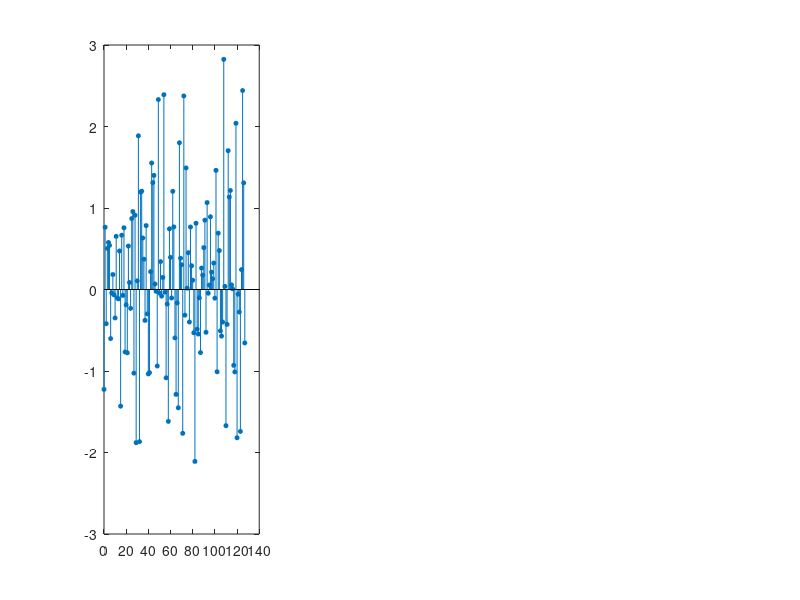

The MATLAB source for this figure: (Note: this script raises an error after producing the figure.)
%% S2_zak_transform.m  -- Zak transform = reshape + FFT (slides p2-3)
clear; clc; close all;
B = 500e6;                      % only used to print physical units

%% ---- Part A: fold and FFT, step by step (Figure 1) ----------------------
rng(0);
M = 16;  N = 8;
r = randn(M*N,1) + 1j*randn(M*N,1);      % random received samples, r(k+1) = r[k]

R = reshape(r, M, N);                    % fold: column q+1 = period q, row m+1 = delay m
Y = fft(R, [], 2);                       % FFT across q

figure('Name','Fig1: Reshape + FFT');
subplot(1,3,1);
stem(0:M*N-1, real(r), 'filled', 'MarkerSize', 3); hold on;
for q = 0:N, xline(q*M - 0.5, 'r--'); end
xlim([-1 M*N]); xlabel('sample index k'); ylabel('Re r[k]');
title('1. samples, cut every M');
subplot(1,3,2);
imagesc(0:N-1, 0:M-1, real(R)); axis xy; colorbar;
xlabel('period q'); ylabel('delay m'); title('2. R[m,q] = r[m+qM]');
subplot(1,3,3);
imagesc(0:N-1, 0:M-1, abs(Y)); axis xy; colorbar;
xlabel('Doppler bin n'); ylabel('delay m'); title('3. |Y[m,n]|');

%% ---- Part B: three implementations must agree (Figure 2) ----------------
Mb = 64;  Nb = 64;
rb = randn(Mb*Nb,1) + 1j*randn(Mb*Nb,1);

Y1 = dzt_bruteforce(rb, Mb, Nb);                       % slide formula, triple loop
Y2 = dzt(rb, Mb, Nb);                                  % reshape + FFT
W  = exp(-1j*2*pi*(0:Nb-1).'*(0:Nb-1)/Nb);             % DFT matrix, W(q+1,n+1) = e^{-j2pi nq/N}
Y3 = reshape(rb, Mb, Nb) * W;                          % FFT as a matrix product

e12 = max(abs(Y1(:) - Y2(:)));
e32 = max(abs(Y3(:) - Y2(:)));
fprintf('max|brute - fft|  = %.2e\n', e12);
fprintf('max|matrix - fft| = %.2e\n', e32);
fprintf('sum|Y|^2 / sum|r|^2 = %.4f   (N = %d)\n', sum(abs(Y2(:)).^2)/sum(abs(rb).^2), Nb);
assert(e12 < 1e-9 && e32 < 1e-9);

figure('Name','Fig2: Three implementations');
tiledlayout(1,2);
nexttile;
semilogy(1:2, [e12 e32], 'o', 'MarkerSize', 10, 'MarkerFaceColor', 'auto'); grid on;
xlim([0.5 2.5]); set(gca, 'XTick', 1:2, 'XTickLabel', {'brute vs FFT','matrix vs FFT'});
ylabel('max abs difference'); title('same transform, three ways');
nexttile;
imagesc(abs(Y1 - Y2)); axis xy; colorbar;
xlabel('n'); ylabel('m'); title('|brute - FFT| per bin');

%% ---- Part C: an impulse gives a row (Figure 3) --------------------------
M = 16;  N = 8;  m0 = 5;  q0 = 2;
r = zeros(M*N,1);
r(m0 + q0*M + 1) = 1;
Y = dzt(r, M, N);

Ytheory = zeros(M, N);
Ytheory(m0+1, :) = exp(-1j*2*pi*(0:N-1)*q0/N);
fprintf('Impulse: max|Y - theory| = %.2e\n', max(abs(Y(:) - Ytheory(:))));
assert(max(abs(Y(:) - Ytheory(:))) < 1e-12);

figure('Name','Fig3: Impulse -> row');
subplot(1,3,1);
stem(0:M*N-1, abs(r), 'filled'); hold on;
for q = 0:N, xline(q*M - 0.5, 'r--'); end
xlim([-1 M*N]); xlabel('sample index k'); ylabel('|r[k]|');
title(sprintf('impulse at m_0=%d, q_0=%d', m0, q0));
subplot(1,3,2);
imagesc(0:N-1, 0:M-1, abs(Y)); axis xy; colorbar;
xlabel('Doppler bin n'); ylabel('delay m'); title('|Y[m,n]|: one row');
subplot(1,3,3);
stem(0:N-1, angle(Y(m0+1,:)), 'filled'); hold on;
plot(0:N-1, angle(Ytheory(m0+1,:)), 'ro', 'MarkerSize', 10);
ylim([-pi pi]); grid on; xlabel('Doppler bin n'); ylabel('phase (rad)');
title('phase along the row (red = theory)');

%% ---- Part D: a tone gives a column (Figure 4) ---------------------------
n0 = 3;  k = (0:M*N-1).';
r = exp(1j*2*pi*n0*k/(M*N));
Y = dzt(r, M, N);

Ytheory = zeros(M, N);
Ytheory(:, n0+1) = N*exp(1j*2*pi*n0*(0:M-1).'/(M*N));
fprintf('Tone: max|Y - theory| = %.2e\n', max(abs(Y(:) - Ytheory(:))));
fprintf('Tone offset = n0*B/(M*N) = %.5f MHz\n', n0*B/(M*N)/1e6);
assert(max(abs(Y(:) - Ytheory(:))) < 1e-10);

figure('Name','Fig4: Tone -> column');
subplot(1,3,1);
stem(0:M*N-1, real(r), 'filled', 'MarkerSize', 3); hold on;
for q = 0:N, xline(q*M - 0.5, 'r--'); end
xlim([-1 M*N]); xlabel('sample index k'); ylabel('Re r[k]');
title(sprintf('tone, n_0 = %d', n0));
subplot(1,3,2);
imagesc(0:N-1, 0:M-1, abs(Y)); axis xy; colorbar;
xlabel('Doppler bin n'); ylabel('delay m'); title('|Y[m,n]|: one column');
subplot(1,3,3);
plot(0:M-1, angle(Y(:,n0+1)), 'o', 'MarkerSize', 8); hold on;
plot(0:M-1, angle(Ytheory(:,n0+1)), 'r.', 'MarkerSize', 12);
grid on; xlabel('delay m'); ylabel('phase (rad)'); title('phase down the column (red = theory)');

%% ---- Part E: one DD point = phase-rotating pulse train (Figure 5) -------
m0 = 11;  n0 = 2;
r = zeros(M*N,1);
for q = 0:N-1
    r(m0 + q*M + 1) = exp(1j*2*pi*n0*q/N);     % one pulse per period, phase rotating with q
end
Y = dzt(r, M, N);

Ytheory = zeros(M, N);  Ytheory(m0+1, n0+1) = N;
fprintf('DD point: max|Y - theory| = %.2e\n', max(abs(Y(:) - Ytheory(:))));
assert(max(abs(Y(:) - Ytheory(:))) < 1e-10);

figure('Name','Fig5: Pulse train -> DD point');
subplot(1,3,1);
stem(0:M*N-1, real(r), 'filled'); hold on;
for q = 0:N, xline(q*M - 0.5, 'r--'); end
xlim([-1 M*N]); xlabel('sample index k'); ylabel('Re r[k]'); title('real part of the pulse train');
subplot(1,3,2);
stem(0:M*N-1, imag(r), 'filled'); hold on;
for q = 0:N, xline(q*M - 0.5, 'r--'); end
xlim([-1 M*N]); xlabel('sample index k'); ylabel('Im r[k]'); title('imaginary part');
subplot(1,3,3);
imagesc(0:N-1, 0:M-1, abs(Y)); axis xy; colorbar;
xlabel('Doppler bin n'); ylabel('delay m'); title(sprintf('|Y|: one point (m=%d, n=%d)', m0, n0));

%% ---- Part F: superposition with noise (Figure 6) ------------------------
rng(2);  sigma = 0.5;
k = (0:M*N-1).';
r = zeros(M*N,1);
r(3 + 1*M + 1) = N;                                   % impulse -> row m=3
r = r + exp(1j*2*pi*5*k/(M*N));                       % tone -> column n=5
for q = 0:N-1
    r(11 + q*M + 1) = r(11 + q*M + 1) + exp(1j*2*pi*2*q/N);   % DD point (11,2)
end
r = r + sigma*(randn(M*N,1) + 1j*randn(M*N,1))/sqrt(2);       % complex noise, variance sigma^2
Y = dzt(r, M, N);

mask = true(M, N);  mask(3+1,:) = false;  mask(:,5+1) = false;  mask(11+1,2+1) = false;
fprintf('Noise-only bins: mean|Y|^2 = %.2f   (expected N*sigma^2 = %.2f)\n', ...
        mean(abs(Y(mask)).^2), N*sigma^2);

figure('Name','Fig6: Superposition');
subplot(1,2,1);
stem(0:M*N-1, real(r), 'filled', 'MarkerSize', 3); hold on;
for q = 0:N, xline(q*M - 0.5, 'r--'); end
xlim([-1 M*N]); xlabel('sample index k'); ylabel('Re r[k]'); title('received signal (looks like noise)');
subplot(1,2,2);
imagesc(0:N-1, 0:M-1, abs(Y)); axis xy; colorbar;
xlabel('Doppler bin n'); ylabel('delay m'); title('|Y[m,n]|: row + column + point + noise');

%% ---- Part G: why the FFT matters (Figure 7) -----------------------------
Mt = 64;  Nv = 2.^(4:11);
tF = zeros(size(Nv));  tD = zeros(size(Nv));
for i = 1:numel(Nv)
    Nt = Nv(i);
    Rt = randn(Mt, Nt) + 1j*randn(Mt, Nt);
    Wt = exp(-1j*2*pi*(0:Nt-1).'*(0:Nt-1)/Nt);
    tF(i) = timeit(@() fft(Rt, [], 2));
    tD(i) = timeit(@() Rt*Wt);
end
cntD = Mt*Nv.^2;               % direct: M N^2 complex MACs (slide p17)
cntF = Mt*(Nv/2).*log2(Nv);    % FFT:    M (N/2) log2 N butterflies (slide p17)

figure('Name','Fig7: FFT vs direct');
tiledlayout(1,2);
nexttile;
loglog(Nv, cntD, 'o-', Nv, cntF, 's-', 'LineWidth', 1.5); grid on;
legend('direct  M N^2', 'FFT  M (N/2) log_2 N', 'Location', 'northwest');
xlabel('N'); ylabel('operations'); title('operation counts (formulas)');
nexttile;
loglog(Nv, tD*1e3, 'o-', Nv, tF*1e3, 's-', 'LineWidth', 1.5); grid on;
legend('matrix product (direct)', 'fft', 'Location', 'northwest');
xlabel('N'); ylabel('time (ms)'); title(sprintf('measured time, M = %d', Mt));
fprintf('Formula ratio direct/FFT at N=128: %.1f\n', (Mt*128^2)/(Mt*64*log2(128)));

%% ==================== local functions (must stay at the end) ==============
function Y = dzt(r, M, N)
% Y(m+1,n+1) = sum_q r(m+q*M+1) * exp(-j*2*pi*n*q/N)   (D = 1, impulse receive pulse)
    R = reshape(r(:), M, N);     % column q+1 = period q, row m+1 = delay m
    Y = fft(R, [], 2);           % N-point FFT across q, for every delay row
end

function Y = dzt_bruteforce(r, M, N)
% The slide formula, literally, with three nested loops.
    Y = zeros(M, N);
    for m = 0:M-1
        for n = 0:N-1
            acc = 0;
            for q = 0:N-1
                acc = acc + r(m + q*M + 1) * exp(-1j*2*pi*n*q/N);
            end
            Y(m+1, n+1) = acc;
        end
    end
end
